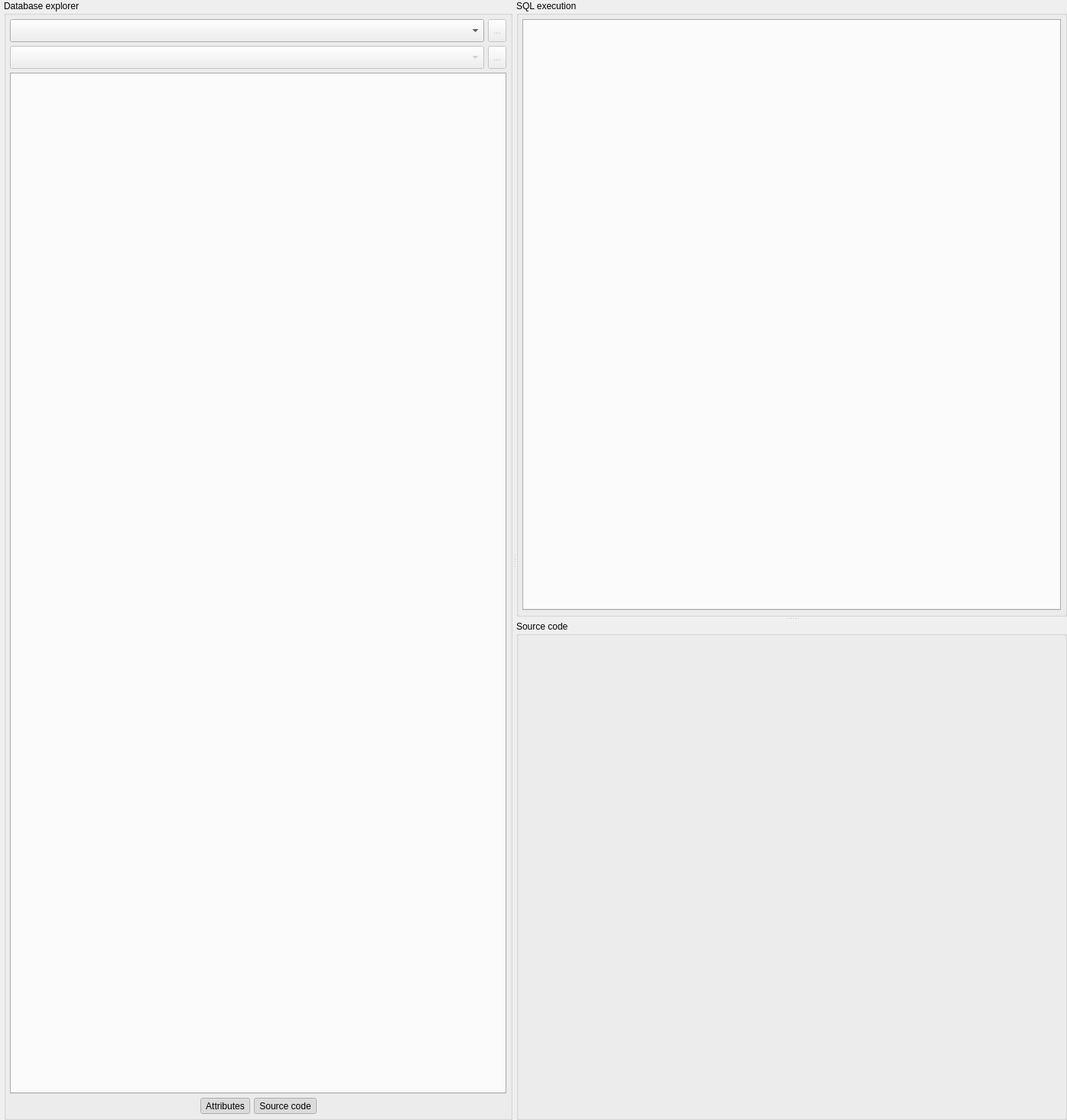
<?xml version="1.0" encoding="UTF-8"?>
<ui version="4.0">
 <class>SQLToolWidget</class>
 <widget class="QWidget" name="SQLToolWidget">
  <property name="geometry">
   <rect>
    <x>0</x>
    <y>0</y>
    <width>1395</width>
    <height>1464</height>
   </rect>
  </property>
  <property name="windowTitle">
   <string>Form</string>
  </property>
  <property name="autoFillBackground">
   <bool>true</bool>
  </property>
  <layout class="QGridLayout" name="sqltool_grid">
   <property name="leftMargin">
    <number>5</number>
   </property>
   <property name="topMargin">
    <number>0</number>
   </property>
   <property name="rightMargin">
    <number>0</number>
   </property>
   <property name="bottomMargin">
    <number>0</number>
   </property>
   <property name="spacing">
    <number>0</number>
   </property>
   <item row="0" column="0">
    <widget class="QFrame" name="bg_frame">
     <property name="sizePolicy">
      <sizepolicy hsizetype="Expanding" vsizetype="Expanding">
       <horstretch>0</horstretch>
       <verstretch>0</verstretch>
      </sizepolicy>
     </property>
     <property name="minimumSize">
      <size>
       <width>0</width>
       <height>0</height>
      </size>
     </property>
     <property name="autoFillBackground">
      <bool>true</bool>
     </property>
     <property name="frameShape">
      <enum>QFrame::NoFrame</enum>
     </property>
     <layout class="QGridLayout" name="gridLayout_2">
      <property name="leftMargin">
       <number>0</number>
      </property>
      <property name="topMargin">
       <number>0</number>
      </property>
      <property name="rightMargin">
       <number>0</number>
      </property>
      <property name="bottomMargin">
       <number>0</number>
      </property>
      <item row="0" column="0">
       <widget class="QSplitter" name="h_splitter">
        <property name="orientation">
         <enum>Qt::Horizontal</enum>
        </property>
        <property name="handleWidth">
         <number>5</number>
        </property>
        <property name="childrenCollapsible">
         <bool>true</bool>
        </property>
        <widget class="QGroupBox" name="database_gb">
         <property name="minimumSize">
          <size>
           <width>0</width>
           <height>0</height>
          </size>
         </property>
         <property name="title">
          <string>Database explorer</string>
         </property>
         <layout class="QVBoxLayout" name="verticalLayout">
          <property name="spacing">
           <number>5</number>
          </property>
          <property name="leftMargin">
           <number>5</number>
          </property>
          <property name="topMargin">
           <number>5</number>
          </property>
          <property name="rightMargin">
           <number>5</number>
          </property>
          <property name="bottomMargin">
           <number>5</number>
          </property>
          <item>
           <layout class="QHBoxLayout" name="horizontalLayout">
            <property name="spacing">
             <number>5</number>
            </property>
            <property name="topMargin">
             <number>0</number>
            </property>
            <item>
             <widget class="QComboBox" name="connections_cmb">
              <property name="sizePolicy">
               <sizepolicy hsizetype="Expanding" vsizetype="Preferred">
                <horstretch>0</horstretch>
                <verstretch>0</verstretch>
               </sizepolicy>
              </property>
              <property name="minimumSize">
               <size>
                <width>0</width>
                <height>0</height>
               </size>
              </property>
              <property name="editable">
               <bool>false</bool>
              </property>
              <property name="sizeAdjustPolicy">
               <enum>QComboBox::AdjustToMinimumContentsLengthWithIcon</enum>
              </property>
              <property name="iconSize">
               <size>
                <width>22</width>
                <height>22</height>
               </size>
              </property>
             </widget>
            </item>
            <item>
             <widget class="QToolButton" name="disconnect_tb">
              <property name="enabled">
               <bool>false</bool>
              </property>
              <property name="sizePolicy">
               <sizepolicy hsizetype="Preferred" vsizetype="Preferred">
                <horstretch>0</horstretch>
                <verstretch>0</verstretch>
               </sizepolicy>
              </property>
              <property name="toolTip">
               <string>Disconnect from all databases</string>
              </property>
              <property name="text">
               <string>...</string>
              </property>
              <property name="icon">
               <iconset resource="../../res/resources.qrc">
                <normaloff>:/icons/icons/disconnect.png</normaloff>:/icons/icons/disconnect.png</iconset>
              </property>
              <property name="iconSize">
               <size>
                <width>25</width>
                <height>25</height>
               </size>
              </property>
             </widget>
            </item>
           </layout>
          </item>
          <item>
           <layout class="QHBoxLayout" name="horizontalLayout_6">
            <property name="spacing">
             <number>5</number>
            </property>
            <item>
             <widget class="QComboBox" name="database_cmb">
              <property name="enabled">
               <bool>false</bool>
              </property>
              <property name="sizePolicy">
               <sizepolicy hsizetype="Expanding" vsizetype="Preferred">
                <horstretch>0</horstretch>
                <verstretch>0</verstretch>
               </sizepolicy>
              </property>
              <property name="editable">
               <bool>false</bool>
              </property>
              <property name="insertPolicy">
               <enum>QComboBox::InsertAlphabetically</enum>
              </property>
              <property name="sizeAdjustPolicy">
               <enum>QComboBox::AdjustToMinimumContentsLengthWithIcon</enum>
              </property>
              <property name="iconSize">
               <size>
                <width>22</width>
                <height>22</height>
               </size>
              </property>
             </widget>
            </item>
            <item>
             <widget class="QToolButton" name="refresh_tb">
              <property name="enabled">
               <bool>false</bool>
              </property>
              <property name="sizePolicy">
               <sizepolicy hsizetype="Preferred" vsizetype="Preferred">
                <horstretch>0</horstretch>
                <verstretch>0</verstretch>
               </sizepolicy>
              </property>
              <property name="toolTip">
               <string>Update the database list</string>
              </property>
              <property name="text">
               <string>...</string>
              </property>
              <property name="icon">
               <iconset resource="../../res/resources.qrc">
                <normaloff>:/icons/icons/refresh.png</normaloff>:/icons/icons/refresh.png</iconset>
              </property>
              <property name="iconSize">
               <size>
                <width>25</width>
                <height>25</height>
               </size>
              </property>
             </widget>
            </item>
           </layout>
          </item>
          <item>
           <widget class="QTabWidget" name="databases_tbw">
            <property name="minimumSize">
             <size>
              <width>285</width>
              <height>0</height>
             </size>
            </property>
            <property name="documentMode">
             <bool>false</bool>
            </property>
            <property name="tabsClosable">
             <bool>true</bool>
            </property>
            <property name="movable">
             <bool>true</bool>
            </property>
            <property name="tabBarAutoHide">
             <bool>false</bool>
            </property>
           </widget>
          </item>
          <item>
           <layout class="QHBoxLayout" name="horizontalLayout_4">
            <property name="spacing">
             <number>5</number>
            </property>
            <property name="leftMargin">
             <number>0</number>
            </property>
            <property name="bottomMargin">
             <number>0</number>
            </property>
            <item>
             <spacer name="horizontalSpacer_2">
              <property name="orientation">
               <enum>Qt::Horizontal</enum>
              </property>
              <property name="sizeHint" stdset="0">
               <size>
                <width>40</width>
                <height>20</height>
               </size>
              </property>
             </spacer>
            </item>
            <item>
             <widget class="QToolButton" name="attributes_tb">
              <property name="sizePolicy">
               <sizepolicy hsizetype="Preferred" vsizetype="Preferred">
                <horstretch>0</horstretch>
                <verstretch>0</verstretch>
               </sizepolicy>
              </property>
              <property name="toolTip">
               <string>Toggle the object's attributes grid</string>
              </property>
              <property name="statusTip">
               <string/>
              </property>
              <property name="text">
               <string>Attributes</string>
              </property>
              <property name="icon">
               <iconset resource="../../res/resources.qrc">
                <normaloff>:/icons/icons/attribute.png</normaloff>:/icons/icons/attribute.png</iconset>
              </property>
              <property name="iconSize">
               <size>
                <width>25</width>
                <height>25</height>
               </size>
              </property>
              <property name="shortcut">
               <string>Alt+R</string>
              </property>
              <property name="checkable">
               <bool>true</bool>
              </property>
              <property name="checked">
               <bool>true</bool>
              </property>
              <property name="toolButtonStyle">
               <enum>Qt::ToolButtonTextBesideIcon</enum>
              </property>
             </widget>
            </item>
            <item>
             <widget class="QToolButton" name="source_pane_tb">
              <property name="sizePolicy">
               <sizepolicy hsizetype="Preferred" vsizetype="Preferred">
                <horstretch>0</horstretch>
                <verstretch>0</verstretch>
               </sizepolicy>
              </property>
              <property name="toolTip">
               <string>Toggle the display of source code pane</string>
              </property>
              <property name="statusTip">
               <string/>
              </property>
              <property name="text">
               <string>Source code</string>
              </property>
              <property name="icon">
               <iconset resource="../../res/resources.qrc">
                <normaloff>:/icons/icons/sqlcode.png</normaloff>:/icons/icons/sqlcode.png</iconset>
              </property>
              <property name="iconSize">
               <size>
                <width>25</width>
                <height>25</height>
               </size>
              </property>
              <property name="checkable">
               <bool>true</bool>
              </property>
              <property name="checked">
               <bool>true</bool>
              </property>
              <property name="toolButtonStyle">
               <enum>Qt::ToolButtonTextBesideIcon</enum>
              </property>
             </widget>
            </item>
            <item>
             <spacer name="horizontalSpacer">
              <property name="orientation">
               <enum>Qt::Horizontal</enum>
              </property>
              <property name="sizeHint" stdset="0">
               <size>
                <width>40</width>
                <height>20</height>
               </size>
              </property>
             </spacer>
            </item>
           </layout>
          </item>
         </layout>
        </widget>
        <widget class="QWidget" name="layoutWidget">
         <layout class="QVBoxLayout" name="verticalLayout_2">
          <property name="spacing">
           <number>5</number>
          </property>
          <property name="leftMargin">
           <number>0</number>
          </property>
          <item>
           <widget class="QSplitter" name="v_splitter">
            <property name="orientation">
             <enum>Qt::Vertical</enum>
            </property>
            <property name="handleWidth">
             <number>5</number>
            </property>
            <property name="childrenCollapsible">
             <bool>false</bool>
            </property>
            <widget class="QGroupBox" name="sqlexec_gb">
             <property name="sizePolicy">
              <sizepolicy hsizetype="Expanding" vsizetype="Expanding">
               <horstretch>0</horstretch>
               <verstretch>0</verstretch>
              </sizepolicy>
             </property>
             <property name="title">
              <string>SQL execution</string>
             </property>
             <layout class="QGridLayout" name="gridLayout">
              <property name="leftMargin">
               <number>5</number>
              </property>
              <property name="topMargin">
               <number>5</number>
              </property>
              <property name="rightMargin">
               <number>5</number>
              </property>
              <property name="bottomMargin">
               <number>5</number>
              </property>
              <property name="spacing">
               <number>5</number>
              </property>
              <item row="0" column="0">
               <widget class="QTabWidget" name="sql_exec_tbw">
                <property name="minimumSize">
                 <size>
                  <width>310</width>
                  <height>0</height>
                 </size>
                </property>
                <property name="documentMode">
                 <bool>false</bool>
                </property>
                <property name="tabsClosable">
                 <bool>true</bool>
                </property>
                <property name="movable">
                 <bool>true</bool>
                </property>
                <property name="tabBarAutoHide">
                 <bool>false</bool>
                </property>
               </widget>
              </item>
             </layout>
            </widget>
            <widget class="QGroupBox" name="sourcecode_gb">
             <property name="sizePolicy">
              <sizepolicy hsizetype="Expanding" vsizetype="Preferred">
               <horstretch>0</horstretch>
               <verstretch>0</verstretch>
              </sizepolicy>
             </property>
             <property name="title">
              <string>Source code</string>
             </property>
            </widget>
           </widget>
          </item>
         </layout>
        </widget>
       </widget>
      </item>
     </layout>
    </widget>
   </item>
  </layout>
 </widget>
 <tabstops>
  <tabstop>database_cmb</tabstop>
 </tabstops>
 <resources>
  <include location="../../res/resources.qrc"/>
  <include location="../../res/resources.qrc"/>
 </resources>
 <connections/>
</ui>
